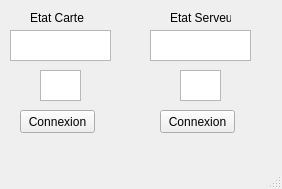
<?xml version="1.0" encoding="UTF-8"?>
<ui version="4.0">
 <class>C_CADRE</class>
 <widget class="QMainWindow" name="C_CADRE">
  <property name="geometry">
   <rect>
    <x>0</x>
    <y>0</y>
    <width>282</width>
    <height>189</height>
   </rect>
  </property>
  <property name="windowTitle">
   <string>C_CADRE</string>
  </property>
  <widget class="QWidget" name="centralwidget">
   <widget class="QLabel" name="label">
    <property name="geometry">
     <rect>
      <x>30</x>
      <y>10</y>
      <width>61</width>
      <height>16</height>
     </rect>
    </property>
    <property name="text">
     <string>Etat Carte</string>
    </property>
   </widget>
   <widget class="QLabel" name="label_2">
    <property name="geometry">
     <rect>
      <x>170</x>
      <y>10</y>
      <width>61</width>
      <height>16</height>
     </rect>
    </property>
    <property name="text">
     <string>Etat Serveur</string>
    </property>
   </widget>
   <widget class="QListWidget" name="Etat_Carte">
    <property name="geometry">
     <rect>
      <x>10</x>
      <y>30</y>
      <width>101</width>
      <height>31</height>
     </rect>
    </property>
   </widget>
   <widget class="QListWidget" name="Etat_Serveur">
    <property name="geometry">
     <rect>
      <x>150</x>
      <y>30</y>
      <width>101</width>
      <height>31</height>
     </rect>
    </property>
   </widget>
   <widget class="QListWidget" name="Info_Serveur">
    <property name="geometry">
     <rect>
      <x>180</x>
      <y>70</y>
      <width>41</width>
      <height>31</height>
     </rect>
    </property>
   </widget>
   <widget class="QListWidget" name="Info_Carte">
    <property name="geometry">
     <rect>
      <x>40</x>
      <y>70</y>
      <width>41</width>
      <height>31</height>
     </rect>
    </property>
   </widget>
   <widget class="QPushButton" name="Bouton_Connection_Serveur">
    <property name="geometry">
     <rect>
      <x>160</x>
      <y>110</y>
      <width>75</width>
      <height>23</height>
     </rect>
    </property>
    <property name="text">
     <string>Connexion</string>
    </property>
   </widget>
   <widget class="QPushButton" name="Bouton_Connexion_Carte">
    <property name="geometry">
     <rect>
      <x>20</x>
      <y>110</y>
      <width>75</width>
      <height>23</height>
     </rect>
    </property>
    <property name="text">
     <string>Connexion</string>
    </property>
   </widget>
  </widget>
  <widget class="QMenuBar" name="menubar">
   <property name="geometry">
    <rect>
     <x>0</x>
     <y>0</y>
     <width>282</width>
     <height>21</height>
    </rect>
   </property>
  </widget>
  <widget class="QStatusBar" name="statusbar"/>
 </widget>
 <resources/>
 <connections>
  <connection>
   <sender>Bouton_Connection_Serveur</sender>
   <signal>clicked()</signal>
   <receiver>C_CADRE</receiver>
   <slot>Slot_Connexion_Serveur()</slot>
   <hints>
    <hint type="sourcelabel">
     <x>217</x>
     <y>146</y>
    </hint>
    <hint type="destinationlabel">
     <x>247</x>
     <y>146</y>
    </hint>
   </hints>
  </connection>
  <connection>
   <sender>Bouton_Connexion_Carte</sender>
   <signal>clicked()</signal>
   <receiver>C_CADRE</receiver>
   <slot>Slot_Connexion_Carte()</slot>
   <hints>
    <hint type="sourcelabel">
     <x>48</x>
     <y>143</y>
    </hint>
    <hint type="destinationlabel">
     <x>76</x>
     <y>164</y>
    </hint>
   </hints>
  </connection>
 </connections>
 <slots>
  <slot>Slot_Connexion_Serveur()</slot>
  <slot>Slot_Connexion_Carte()</slot>
 </slots>
</ui>
